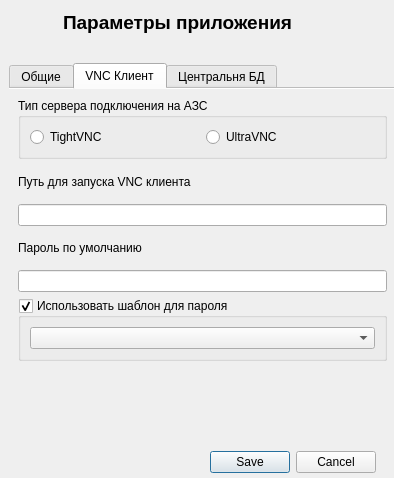
<?xml version="1.0" encoding="UTF-8"?>
<ui version="4.0">
 <class>ParametersDialog</class>
 <widget class="QDialog" name="ParametersDialog">
  <property name="geometry">
   <rect>
    <x>0</x>
    <y>0</y>
    <width>394</width>
    <height>478</height>
   </rect>
  </property>
  <property name="windowTitle">
   <string>Gandalf</string>
  </property>
  <widget class="QLabel" name="label_6">
   <property name="geometry">
    <rect>
     <x>9</x>
     <y>9</y>
     <width>48</width>
     <height>48</height>
    </rect>
   </property>
   <property name="minimumSize">
    <size>
     <width>48</width>
     <height>48</height>
    </size>
   </property>
   <property name="maximumSize">
    <size>
     <width>48</width>
     <height>48</height>
    </size>
   </property>
   <property name="text">
    <string/>
   </property>
   <property name="pixmap">
    <pixmap resource="../resource.qrc">:/Images/settings_icon.png</pixmap>
   </property>
   <property name="scaledContents">
    <bool>true</bool>
   </property>
  </widget>
  <widget class="QTabWidget" name="tabWidget">
   <property name="geometry">
    <rect>
     <x>9</x>
     <y>63</y>
     <width>387</width>
     <height>307</height>
    </rect>
   </property>
   <property name="currentIndex">
    <number>1</number>
   </property>
   <property name="documentMode">
    <bool>true</bool>
   </property>
   <widget class="QWidget" name="tab">
    <attribute name="title">
     <string>Общие</string>
    </attribute>
    <layout class="QGridLayout" name="gridLayout_6">
     <item row="0" column="0" colspan="2">
      <widget class="QGroupBox" name="groupBox">
       <property name="title">
        <string>Диапазон номеров терминалов (TERMINAL_ID)</string>
       </property>
       <property name="alignment">
        <set>Qt::AlignCenter</set>
       </property>
       <layout class="QGridLayout" name="gridLayout_5">
        <item row="0" column="4">
         <widget class="QLineEdit" name="lineEditMaxTermID">
          <property name="maximumSize">
           <size>
            <width>70</width>
            <height>24</height>
           </size>
          </property>
          <property name="text">
           <string>99999</string>
          </property>
          <property name="alignment">
           <set>Qt::AlignRight|Qt::AlignTrailing|Qt::AlignVCenter</set>
          </property>
         </widget>
        </item>
        <item row="0" column="3">
         <widget class="QLabel" name="label_9">
          <property name="text">
           <string>Max:</string>
          </property>
         </widget>
        </item>
        <item row="0" column="2">
         <widget class="QLineEdit" name="lineEditMinTemID">
          <property name="maximumSize">
           <size>
            <width>70</width>
            <height>24</height>
           </size>
          </property>
          <property name="text">
           <string>1000</string>
          </property>
          <property name="alignment">
           <set>Qt::AlignRight|Qt::AlignTrailing|Qt::AlignVCenter</set>
          </property>
         </widget>
        </item>
        <item row="0" column="1">
         <widget class="QLabel" name="label_8">
          <property name="text">
           <string>Min:</string>
          </property>
         </widget>
        </item>
        <item row="0" column="0">
         <spacer name="horizontalSpacer">
          <property name="orientation">
           <enum>Qt::Horizontal</enum>
          </property>
          <property name="sizeHint" stdset="0">
           <size>
            <width>40</width>
            <height>20</height>
           </size>
          </property>
         </spacer>
        </item>
        <item row="0" column="5">
         <spacer name="horizontalSpacer_2">
          <property name="orientation">
           <enum>Qt::Horizontal</enum>
          </property>
          <property name="sizeHint" stdset="0">
           <size>
            <width>40</width>
            <height>20</height>
           </size>
          </property>
         </spacer>
        </item>
       </layout>
      </widget>
     </item>
     <item row="1" column="0" colspan="2">
      <widget class="QCheckBox" name="checkBoxShowKodZem">
       <property name="text">
        <string>Отображать код земельного участка</string>
       </property>
      </widget>
     </item>
     <item row="2" column="0">
      <layout class="QHBoxLayout" name="horizontalLayout">
       <item>
        <widget class="QLabel" name="label_11">
         <property name="text">
          <string>Максимальное количество рабочих мест на АЗС</string>
         </property>
        </widget>
       </item>
       <item>
        <widget class="QSpinBox" name="spinBoxMaxPC">
         <property name="minimum">
          <number>1</number>
         </property>
         <property name="maximum">
          <number>4</number>
         </property>
         <property name="value">
          <number>4</number>
         </property>
        </widget>
       </item>
       <item>
        <spacer name="horizontalSpacer_3">
         <property name="orientation">
          <enum>Qt::Horizontal</enum>
         </property>
         <property name="sizeHint" stdset="0">
          <size>
           <width>40</width>
           <height>20</height>
          </size>
         </property>
        </spacer>
       </item>
      </layout>
     </item>
     <item row="3" column="0" colspan="2">
      <widget class="QLabel" name="label_10">
       <property name="text">
        <string>Метод формирования адреса для подключения АЗС</string>
       </property>
      </widget>
     </item>
     <item row="4" column="0">
      <widget class="QComboBox" name="comboBoxHostTemplate">
       <property name="editable">
        <bool>false</bool>
       </property>
       <property name="currentText">
        <string/>
       </property>
      </widget>
     </item>
     <item row="5" column="0">
      <spacer name="verticalSpacer_2">
       <property name="orientation">
        <enum>Qt::Vertical</enum>
       </property>
       <property name="sizeHint" stdset="0">
        <size>
         <width>20</width>
         <height>40</height>
        </size>
       </property>
      </spacer>
     </item>
    </layout>
   </widget>
   <widget class="QWidget" name="tab_2">
    <attribute name="title">
     <string>VNC Клиент</string>
    </attribute>
    <layout class="QGridLayout" name="gridLayout_8">
     <item row="0" column="0">
      <widget class="QGroupBox" name="groupBox_2">
       <property name="title">
        <string>Тип сервера подключения на АЗС</string>
       </property>
       <layout class="QGridLayout" name="gridLayout_4">
        <item row="0" column="0">
         <widget class="QRadioButton" name="radioButtonTightVNC">
          <property name="text">
           <string>TightVNC</string>
          </property>
          <property name="icon">
           <iconset resource="../resource.qrc">
            <normaloff>:/Images/tightvnc-logo.png</normaloff>:/Images/tightvnc-logo.png</iconset>
          </property>
          <property name="iconSize">
           <size>
            <width>32</width>
            <height>32</height>
           </size>
          </property>
         </widget>
        </item>
        <item row="0" column="1">
         <widget class="QRadioButton" name="radioButtonUltraVNC">
          <property name="text">
           <string>UltraVNC</string>
          </property>
          <property name="icon">
           <iconset resource="../resource.qrc">
            <normaloff>:/Images/UltraVNC_Icon.png</normaloff>:/Images/UltraVNC_Icon.png</iconset>
          </property>
          <property name="iconSize">
           <size>
            <width>32</width>
            <height>32</height>
           </size>
          </property>
         </widget>
        </item>
       </layout>
      </widget>
     </item>
     <item row="1" column="0">
      <widget class="QLabel" name="label_12">
       <property name="text">
        <string>Путь для запуска VNC клиента</string>
       </property>
      </widget>
     </item>
     <item row="2" column="0">
      <widget class="QLineEdit" name="lineEditClientVNC"/>
     </item>
     <item row="3" column="0">
      <widget class="QLabel" name="label_13">
       <property name="text">
        <string>Пароль по умолчанию</string>
       </property>
      </widget>
     </item>
     <item row="4" column="0">
      <widget class="QLineEdit" name="lineEditPassDefault">
       <property name="echoMode">
        <enum>QLineEdit::Password</enum>
       </property>
      </widget>
     </item>
     <item row="5" column="0">
      <widget class="QGroupBox" name="groupBoxTemplatePass">
       <property name="title">
        <string>Использовать шаблон для пароля</string>
       </property>
       <property name="checkable">
        <bool>true</bool>
       </property>
       <layout class="QGridLayout" name="gridLayout_7">
        <item row="0" column="0">
         <widget class="QComboBox" name="comboBoxTemplatePass"/>
        </item>
       </layout>
      </widget>
     </item>
    </layout>
   </widget>
   <widget class="QWidget" name="tabWidgetPage1">
    <attribute name="title">
     <string>Центральня БД</string>
    </attribute>
    <layout class="QGridLayout" name="gridLayout_3">
     <item row="3" column="0">
      <layout class="QGridLayout" name="gridLayout">
       <item row="0" column="0">
        <widget class="QLabel" name="label_4">
         <property name="text">
          <string>Пользователь</string>
         </property>
        </widget>
       </item>
       <item row="0" column="1">
        <widget class="QLabel" name="label_5">
         <property name="text">
          <string>Пароль</string>
         </property>
        </widget>
       </item>
       <item row="1" column="0">
        <widget class="QLineEdit" name="lineEditUser"/>
       </item>
       <item row="1" column="1">
        <widget class="QLineEdit" name="lineEditPass">
         <property name="echoMode">
          <enum>QLineEdit::Password</enum>
         </property>
        </widget>
       </item>
      </layout>
     </item>
     <item row="2" column="0">
      <widget class="QLineEdit" name="lineEditDBFileName"/>
     </item>
     <item row="0" column="0">
      <layout class="QGridLayout" name="gridLayout_2">
       <item row="0" column="0">
        <widget class="QLabel" name="label">
         <property name="text">
          <string>Имя сервера</string>
         </property>
        </widget>
       </item>
       <item row="0" column="1">
        <widget class="QLabel" name="label_2">
         <property name="text">
          <string>Порт</string>
         </property>
        </widget>
       </item>
       <item row="1" column="0">
        <widget class="QLineEdit" name="lineEditServerName"/>
       </item>
       <item row="1" column="1">
        <widget class="QSpinBox" name="spinBoxPort">
         <property name="minimumSize">
          <size>
           <width>75</width>
           <height>0</height>
          </size>
         </property>
         <property name="maximumSize">
          <size>
           <width>75</width>
           <height>16777215</height>
          </size>
         </property>
         <property name="maximum">
          <number>65535</number>
         </property>
         <property name="stepType">
          <enum>QAbstractSpinBox::AdaptiveDecimalStepType</enum>
         </property>
         <property name="value">
          <number>3050</number>
         </property>
        </widget>
       </item>
      </layout>
     </item>
     <item row="1" column="0">
      <widget class="QLabel" name="label_3">
       <property name="text">
        <string>Файл базы данных</string>
       </property>
      </widget>
     </item>
     <item row="4" column="0">
      <spacer name="verticalSpacer">
       <property name="orientation">
        <enum>Qt::Vertical</enum>
       </property>
       <property name="sizeHint" stdset="0">
        <size>
         <width>20</width>
         <height>40</height>
        </size>
       </property>
      </spacer>
     </item>
    </layout>
   </widget>
  </widget>
  <widget class="QLabel" name="label_7">
   <property name="geometry">
    <rect>
     <x>63</x>
     <y>9</y>
     <width>233</width>
     <height>26</height>
    </rect>
   </property>
   <property name="font">
    <font>
     <pointsize>14</pointsize>
     <bold>true</bold>
    </font>
   </property>
   <property name="text">
    <string>Параметры приложения</string>
   </property>
  </widget>
  <widget class="QDialogButtonBox" name="buttonBox">
   <property name="geometry">
    <rect>
     <x>210</x>
     <y>450</y>
     <width>166</width>
     <height>24</height>
    </rect>
   </property>
   <property name="standardButtons">
    <set>QDialogButtonBox::Cancel|QDialogButtonBox::Save</set>
   </property>
  </widget>
 </widget>
 <resources>
  <include location="../resource.qrc"/>
 </resources>
 <connections/>
</ui>
